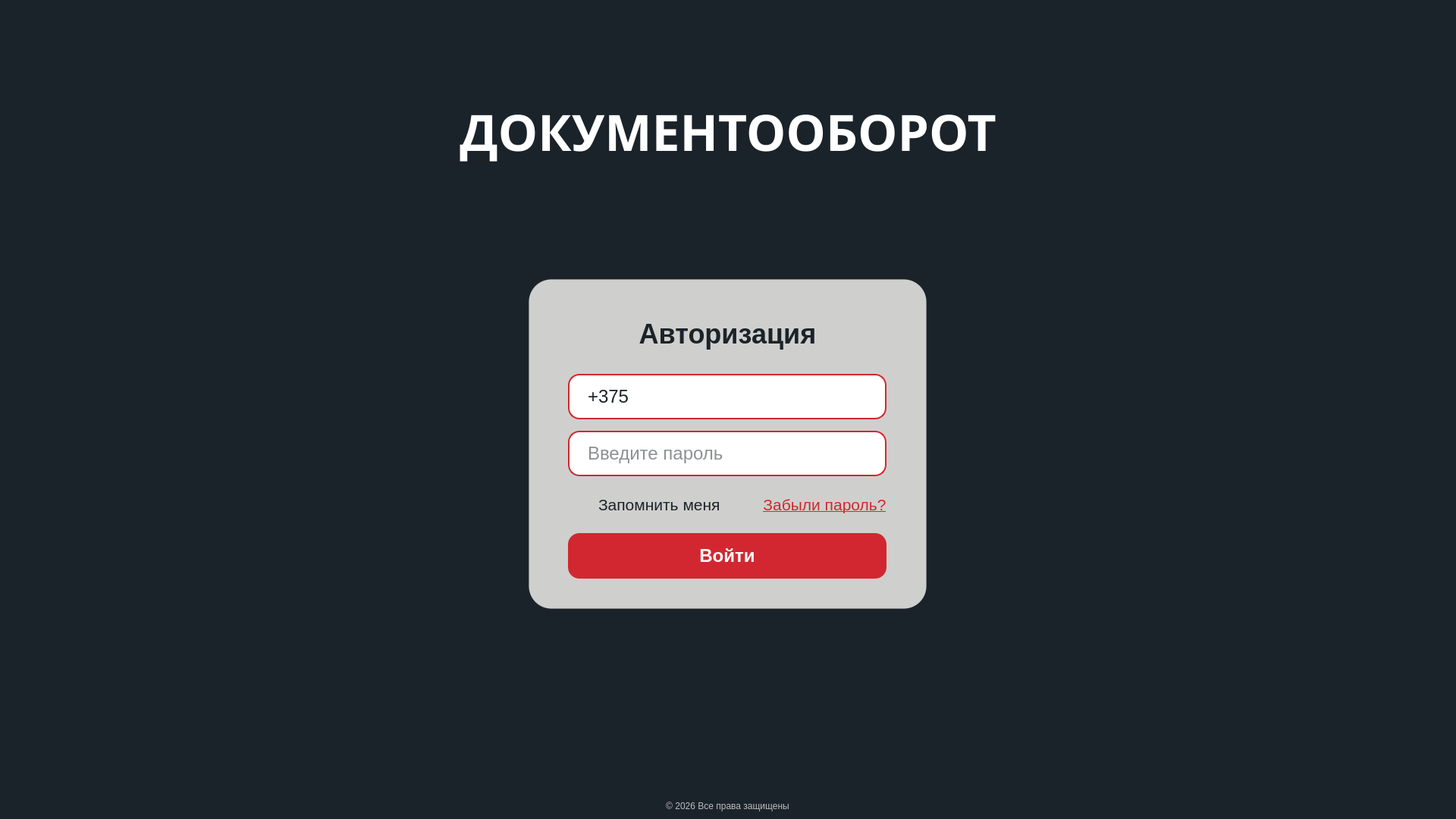
<?xml version="1.0" encoding="UTF-8"?>
<ui version="4.0">
 <class>LoginWindow</class>
 <widget class="QWidget" name="LoginWindow">
  <property name="geometry">
   <rect>
    <x>0</x>
    <y>0</y>
    <width>1920</width>
    <height>1080</height>
   </rect>
  </property>
  <property name="windowTitle">
   <string>Авторизация</string>
  </property>
  <property name="styleSheet">
   <string notr="true">background-color: #1B232A;</string>
  </property>
  <layout class="QVBoxLayout" name="mainLayout">
   <property name="spacing">
    <number>0</number>
   </property>
   <property name="leftMargin">
    <number>0</number>
   </property>
   <property name="topMargin">
    <number>0</number>
   </property>
   <property name="rightMargin">
    <number>0</number>
   </property>
   <property name="bottomMargin">
    <number>0</number>
   </property>
   <item>
    <widget class="QWidget" name="backgroundWidget" native="true">
     <property name="styleSheet">
      <string notr="true">background-color: #1B232A;
border: none;</string>
     </property>
     <layout class="QVBoxLayout" name="backgroundLayout">
      <property name="spacing">
       <number>0</number>
      </property>
      <property name="leftMargin">
       <number>0</number>
      </property>
      <property name="topMargin">
       <number>0</number>
      </property>
      <property name="rightMargin">
       <number>0</number>
      </property>
      <property name="bottomMargin">
       <number>0</number>
      </property>
      <item>
       <spacer name="verticalSpacerTop">
        <property name="orientation">
         <enum>Qt::Orientation::Vertical</enum>
        </property>
        <property name="sizeType">
         <enum>QSizePolicy::Policy::Expanding</enum>
        </property>
        <property name="sizeHint" stdset="0">
         <size>
          <width>20</width>
          <height>100</height>
         </size>
        </property>
       </spacer>
      </item>
      <item>
       <widget class="QLabel" name="titleLabel">
        <property name="styleSheet">
         <string notr="true">color: white;
font-family: Xanmono;
font-size: 66px;
font-weight: bold;
background: transparent;</string>
        </property>
        <property name="text">
         <string>ДОКУМЕНТООБОРОТ</string>
        </property>
        <property name="alignment">
         <set>Qt::AlignmentFlag::AlignCenter</set>
        </property>
       </widget>
      </item>
      <item>
       <spacer name="verticalSpacer">
        <property name="orientation">
         <enum>Qt::Orientation::Vertical</enum>
        </property>
        <property name="sizeHint" stdset="0">
         <size>
          <width>20</width>
          <height>40</height>
         </size>
        </property>
       </spacer>
      </item>
      <item alignment="Qt::AlignmentFlag::AlignHCenter">
       <widget class="QWidget" name="logoContainer" native="true">
        <property name="styleSheet">
         <string notr="true">background: transparent;</string>
        </property>
        <layout class="QVBoxLayout" name="logoContainerLayout">
         <property name="spacing">
          <number>10</number>
         </property>
         <property name="leftMargin">
          <number>0</number>
         </property>
         <property name="topMargin">
          <number>0</number>
         </property>
         <property name="rightMargin">
          <number>0</number>
         </property>
         <property name="bottomMargin">
          <number>20</number>
         </property>
        </layout>
       </widget>
      </item>
      <item alignment="Qt::AlignmentFlag::AlignHCenter">
       <widget class="QWidget" name="centralWidget" native="true">
        <property name="minimumSize">
         <size>
          <width>525</width>
          <height>435</height>
         </size>
        </property>
        <property name="maximumSize">
         <size>
          <width>750</width>
          <height>435</height>
         </size>
        </property>
        <property name="styleSheet">
         <string notr="true">background-color: rgba(217, 217, 214, 0.95);
border-radius: 30px;
border: 1px solid rgba(255, 255, 255, 0.1);</string>
        </property>
        <layout class="QVBoxLayout" name="centralLayout">
         <property name="spacing">
          <number>15</number>
         </property>
         <property name="leftMargin">
          <number>30</number>
         </property>
         <property name="topMargin">
          <number>35</number>
         </property>
         <property name="rightMargin">
          <number>30</number>
         </property>
         <property name="bottomMargin">
          <number>35</number>
         </property>
         <item>
          <widget class="QLabel" name="authTitleLabel">
           <property name="minimumSize">
            <size>
             <width>0</width>
             <height>75</height>
            </size>
           </property>
           <property name="maximumSize">
            <size>
             <width>16777215</width>
             <height>75</height>
            </size>
           </property>
           <property name="styleSheet">
            <string notr="true">color: #1B232A;
font-size: 36px;
font-weight: bold;
background: transparent;
border: none;</string>
           </property>
           <property name="text">
            <string>Авторизация</string>
           </property>
           <property name="alignment">
            <set>Qt::AlignmentFlag::AlignCenter</set>
           </property>
          </widget>
         </item>
         <item alignment="Qt::AlignmentFlag::AlignHCenter">
          <widget class="QLineEdit" name="phoneInput">
           <property name="minimumSize">
            <size>
             <width>420</width>
             <height>60</height>
            </size>
           </property>
           <property name="maximumSize">
            <size>
             <width>525</width>
             <height>60</height>
            </size>
           </property>
           <property name="styleSheet">
            <string notr="true">background-color: white;
border: 2px solid #D22730;
border-radius: 15px;
padding: 12px 22px;
font-size: 24px;
color: #1B232A;
transition: border 0.3s ease;</string>
           </property>
           <property name="text">
            <string>+375</string>
           </property>
           <property name="placeholderText">
            <string>Номер телефона</string>
           </property>
          </widget>
         </item>
         <item alignment="Qt::AlignmentFlag::AlignHCenter">
          <widget class="QWidget" name="passwordContainer" native="true">
           <property name="minimumSize">
            <size>
             <width>420</width>
             <height>60</height>
            </size>
           </property>
           <property name="maximumSize">
            <size>
             <width>525</width>
             <height>60</height>
            </size>
           </property>
           <property name="styleSheet">
            <string notr="true">background: transparent;
border: none;</string>
           </property>
           <layout class="QVBoxLayout" name="passwordContainerLayout">
            <property name="spacing">
             <number>0</number>
            </property>
            <property name="leftMargin">
             <number>0</number>
            </property>
            <property name="topMargin">
             <number>0</number>
            </property>
            <property name="rightMargin">
             <number>0</number>
            </property>
            <property name="bottomMargin">
             <number>0</number>
            </property>
            <item>
             <widget class="QWidget" name="passwordWrapper" native="true">
              <property name="styleSheet">
               <string notr="true">background: transparent;
border: none;</string>
              </property>
              <layout class="QGridLayout" name="passwordWrapperLayout">
               <property name="leftMargin">
                <number>0</number>
               </property>
               <property name="topMargin">
                <number>0</number>
               </property>
               <property name="rightMargin">
                <number>0</number>
               </property>
               <property name="bottomMargin">
                <number>0</number>
               </property>
               <item row="0" column="0">
                <widget class="QLineEdit" name="passwordInput">
                 <property name="minimumSize">
                  <size>
                   <width>420</width>
                   <height>60</height>
                  </size>
                 </property>
                 <property name="maximumSize">
                  <size>
                   <width>525</width>
                   <height>60</height>
                  </size>
                 </property>
                 <property name="styleSheet">
                  <string notr="true">background-color: white;
border: 2px solid #D22730;
border-radius: 15px;
padding: 12px 50px 12px 22px;
font-size: 24px;
color: #1B232A;
transition: border 0.3s ease;</string>
                 </property>
                 <property name="echoMode">
                  <enum>QLineEdit::EchoMode::Password</enum>
                 </property>
                 <property name="placeholderText">
                  <string>Введите пароль</string>
                 </property>
                </widget>
               </item>
               <item row="0" column="0" alignment="Qt::AlignmentFlag::AlignRight|Qt::AlignmentFlag::AlignVCenter">
                <widget class="QPushButton" name="togglePasswordButton">
                 <property name="minimumSize">
                  <size>
                   <width>40</width>
                   <height>40</height>
                  </size>
                 </property>
                 <property name="maximumSize">
                  <size>
                   <width>40</width>
                   <height>40</height>
                  </size>
                 </property>
                 <property name="cursor">
                  <cursorShape>PointingHandCursor</cursorShape>
                 </property>
                 <property name="styleSheet">
                  <string notr="true">background: transparent;
border: none;
padding: 0;
margin-right: 10px;</string>
                 </property>
                 <property name="text">
                  <string/>
                 </property>
                 <property name="icon">
                  <iconset>
                   <normaloff>icons/eye-closed.svg</normaloff>
                   <normalon>icons/eye-open.svg</normalon>icons/eye-closed.svg</iconset>
                 </property>
                 <property name="iconSize">
                  <size>
                   <width>28</width>
                   <height>28</height>
                  </size>
                 </property>
                 <property name="flat">
                  <bool>true</bool>
                 </property>
                </widget>
               </item>
              </layout>
             </widget>
            </item>
           </layout>
          </widget>
         </item>
         <item alignment="Qt::AlignmentFlag::AlignHCenter">
          <widget class="QWidget" name="rememberWidget" native="true">
           <property name="minimumSize">
            <size>
             <width>420</width>
             <height>45</height>
            </size>
           </property>
           <property name="maximumSize">
            <size>
             <width>525</width>
             <height>45</height>
            </size>
           </property>
           <property name="styleSheet">
            <string notr="true">background: transparent;
border: none;</string>
           </property>
           <layout class="QHBoxLayout" name="rememberLayout">
            <property name="spacing">
             <number>0</number>
            </property>
            <property name="leftMargin">
             <number>0</number>
            </property>
            <property name="topMargin">
             <number>0</number>
            </property>
            <property name="rightMargin">
             <number>0</number>
            </property>
            <property name="bottomMargin">
             <number>0</number>
            </property>
            <item>
             <widget class="QCheckBox" name="rememberCheckBox">
              <property name="cursor">
               <cursorShape>PointingHandCursor</cursorShape>
              </property>
              <property name="styleSheet">
               <string notr="true">QCheckBox {
    color: #1B232A;
    font-size: 21px;
    background: transparent;
    spacing: 12px;
border: none;
}

QCheckBox::indicator {
    width: 28px;
    height: 28px;
}

QCheckBox::indicator:unchecked {
    image: url(D:/Documents/client/icons/cb_unchecked.svg);
}

QCheckBox::indicator:checked {
    image: url(D:/Documents/client/icons/cb_checked.svg);
}

QCheckBox::indicator:hover:unchecked {
    image: url(D:/Documents/client/icons/cb_unchecked.svg);
}

QCheckBox::indicator:hover:checked {
    image: url(D:/Documents/client/icons/cb_checked.svg);
}

QCheckBox::indicator:pressed:unchecked {
    image: url(D:/Documents/client/icons/cb_unchecked.svg);
}

QCheckBox::indicator:pressed:checked {
    image: url(D:/Documents/client/icons/cb_checked.svg);
}</string>
              </property>
              <property name="text">
               <string>Запомнить меня</string>
              </property>
             </widget>
            </item>
            <item>
             <spacer name="rememberSpacer">
              <property name="orientation">
               <enum>Qt::Orientation::Horizontal</enum>
              </property>
              <property name="sizeType">
               <enum>QSizePolicy::Policy::Expanding</enum>
              </property>
              <property name="sizeHint" stdset="0">
               <size>
                <width>40</width>
                <height>20</height>
               </size>
              </property>
             </spacer>
            </item>
            <item>
             <widget class="QPushButton" name="forgotPasswordButton">
              <property name="cursor">
               <cursorShape>PointingHandCursor</cursorShape>
              </property>
              <property name="styleSheet">
               <string notr="true">background: transparent;
color: #D22730;
font-size: 21px;
border: none;
text-decoration: underline;</string>
              </property>
              <property name="text">
               <string>Забыли пароль?</string>
              </property>
              <property name="flat">
               <bool>true</bool>
              </property>
             </widget>
            </item>
           </layout>
          </widget>
         </item>
         <item alignment="Qt::AlignmentFlag::AlignHCenter">
          <widget class="QPushButton" name="loginButton">
           <property name="minimumSize">
            <size>
             <width>420</width>
             <height>60</height>
            </size>
           </property>
           <property name="maximumSize">
            <size>
             <width>525</width>
             <height>60</height>
            </size>
           </property>
           <property name="cursor">
            <cursorShape>PointingHandCursor</cursorShape>
           </property>
           <property name="styleSheet">
            <string notr="true">background-color: #D22730;
color: white;
border-radius: 15px;
font-weight: bold;
font-size: 24px;
border: none;
padding: 15px;</string>
           </property>
           <property name="text">
            <string>Войти</string>
           </property>
          </widget>
         </item>
        </layout>
       </widget>
      </item>
      <item>
       <spacer name="verticalSpacerBetween">
        <property name="orientation">
         <enum>Qt::Orientation::Vertical</enum>
        </property>
        <property name="sizeType">
         <enum>QSizePolicy::Policy::Expanding</enum>
        </property>
        <property name="sizeHint" stdset="0">
         <size>
          <width>20</width>
          <height>40</height>
         </size>
        </property>
       </spacer>
      </item>
      <item alignment="Qt::AlignmentFlag::AlignHCenter">
       <widget class="QLabel" name="logoLabel">
        <property name="minimumSize">
         <size>
          <width>200</width>
          <height>100</height>
         </size>
        </property>
        <property name="maximumSize">
         <size>
          <width>200</width>
          <height>150</height>
         </size>
        </property>
        <property name="styleSheet">
         <string notr="true">border-image: url(D:/Documents/client/icons/logo.png);</string>
        </property>
        <property name="text">
         <string/>
        </property>
        <property name="alignment">
         <set>Qt::AlignmentFlag::AlignCenter</set>
        </property>
       </widget>
      </item>
      <item>
       <spacer name="verticalSpacerBottom">
        <property name="orientation">
         <enum>Qt::Orientation::Vertical</enum>
        </property>
        <property name="sizeType">
         <enum>QSizePolicy::Policy::Minimum</enum>
        </property>
        <property name="sizeHint" stdset="0">
         <size>
          <width>20</width>
          <height>15</height>
         </size>
        </property>
       </spacer>
      </item>
      <item alignment="Qt::AlignmentFlag::AlignHCenter">
       <widget class="QLabel" name="footerLabel">
        <property name="styleSheet">
         <string notr="true">color: rgba(255, 255, 255, 0.7);
font-size: 12px;
background: transparent;
padding: 10px;</string>
        </property>
        <property name="text">
         <string>© 2026 Все права защищены</string>
        </property>
        <property name="alignment">
         <set>Qt::AlignmentFlag::AlignCenter</set>
        </property>
       </widget>
      </item>
     </layout>
    </widget>
   </item>
  </layout>
 </widget>
 <resources/>
 <connections/>
</ui>
